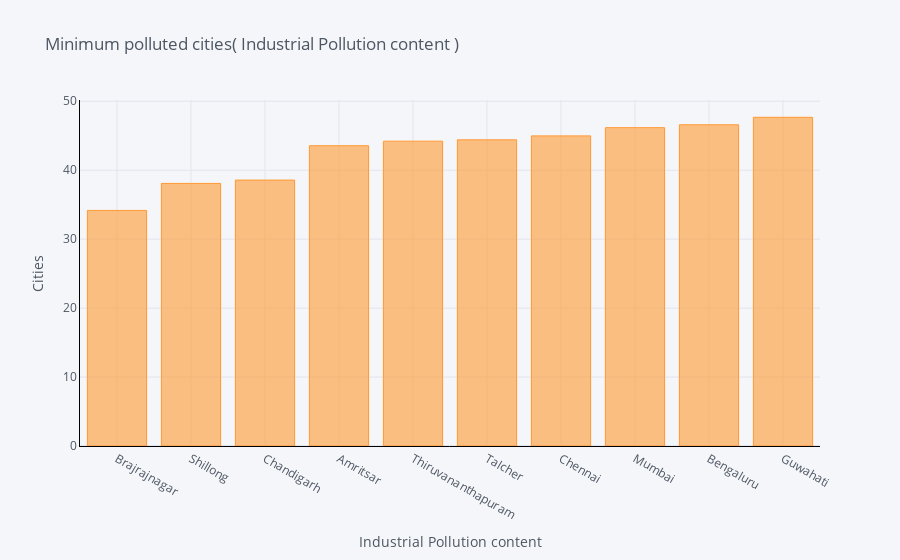
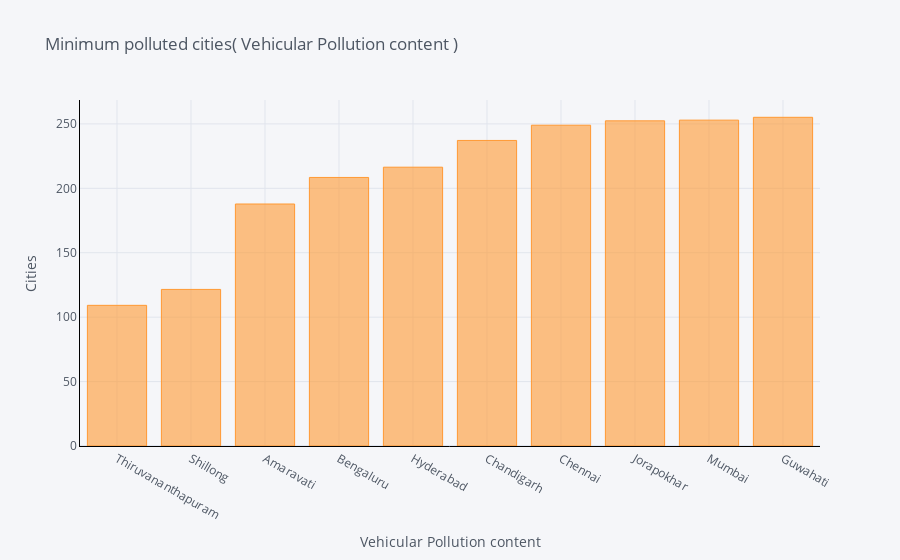

Write notebook code for charts like these, in order.
### Code cell
def min_bar_plot(var):
    x1 = df[['City',var]].groupby(["City"]).mean().sort_values(by = var,
    ascending = True).head(10).iplot(kind='bar', yTitle='Cities',xTitle=var, linecolor='black',title='{2} {1} {0}'.format(")",var,' Minimum polluted cities('))
p1 = min_bar_plot('Industrial Pollution content')
p2 = min_bar_plot('Vehicular Pollution content')

### Figure 1 — Plotly figure (JSON) as saved in the notebook; plotly's stock layout.template omitted (floating-point values rounded to 4 significant figures)
{"data": [{"marker": {"color": "rgba(255, 153, 51, 0.6)", "line": {"color": "rgba(255, 153, 51, 1.0)", "width": 1}}, "name": "Industrial Pollution content", "orientation": "v", "text": "", "type": "bar", "x": ["Brajrajnagar", "Shillong", "Chandigarh", "Amritsar", "Thiruvananthapuram", "Talcher", "Chennai", "Mumbai", "Bengaluru", "Guwahati"], "y": [34.17, 38.08, 38.56, 43.55, 44.21, 44.4, 44.97, 46.17, 46.58, 47.67]}], "layout": {"legend": {"bgcolor": "#F5F6F9", "font": {"color": "#4D5663"}}, "paper_bgcolor": "#F5F6F9", "plot_bgcolor": "#F5F6F9", "title": {"font": {"color": "#4D5663"}, "text": " Minimum polluted cities( Industrial Pollution content )"}, "xaxis": {"gridcolor": "#E1E5ED", "linecolor": "black", "showgrid": true, "tickfont": {"color": "#4D5663"}, "title": {"font": {"color": "#4D5663"}, "text": "Industrial Pollution content"}, "zerolinecolor": "#E1E5ED", "type": "category", "range": [-0.5, 9.5], "autorange": true}, "yaxis": {"gridcolor": "#E1E5ED", "linecolor": "black", "showgrid": true, "tickfont": {"color": "#4D5663"}, "title": {"font": {"color": "#4D5663"}, "text": "Cities"}, "zerolinecolor": "#E1E5ED", "type": "linear", "range": [0, 50.18], "autorange": true}, "autosize": true}}

### Figure 2 — Plotly figure (JSON) as saved in the notebook; plotly's stock layout.template omitted (floating-point values rounded to 4 significant figures)
{"data": [{"marker": {"color": "rgba(255, 153, 51, 0.6)", "line": {"color": "rgba(255, 153, 51, 1.0)", "width": 1}}, "name": "Vehicular Pollution content", "orientation": "v", "text": "", "type": "bar", "x": ["Thiruvananthapuram", "Shillong", "Amaravati", "Bengaluru", "Hyderabad", "Chandigarh", "Chennai", "Jorapokhar", "Mumbai", "Guwahati"], "y": [109.2, 121.5, 187.8, 208.4, 216.4, 237.2, 249.0, 252.4, 252.9, 255.1]}], "layout": {"legend": {"bgcolor": "#F5F6F9", "font": {"color": "#4D5663"}}, "paper_bgcolor": "#F5F6F9", "plot_bgcolor": "#F5F6F9", "title": {"font": {"color": "#4D5663"}, "text": " Minimum polluted cities( Vehicular Pollution content )"}, "xaxis": {"gridcolor": "#E1E5ED", "linecolor": "black", "showgrid": true, "tickfont": {"color": "#4D5663"}, "title": {"font": {"color": "#4D5663"}, "text": "Vehicular Pollution content"}, "zerolinecolor": "#E1E5ED", "type": "category", "range": [-0.5, 9.5], "autorange": true}, "yaxis": {"gridcolor": "#E1E5ED", "linecolor": "black", "showgrid": true, "tickfont": {"color": "#4D5663"}, "title": {"font": {"color": "#4D5663"}, "text": "Cities"}, "zerolinecolor": "#E1E5ED", "type": "linear", "range": [0, 268.6], "autorange": true}, "autosize": true}}
